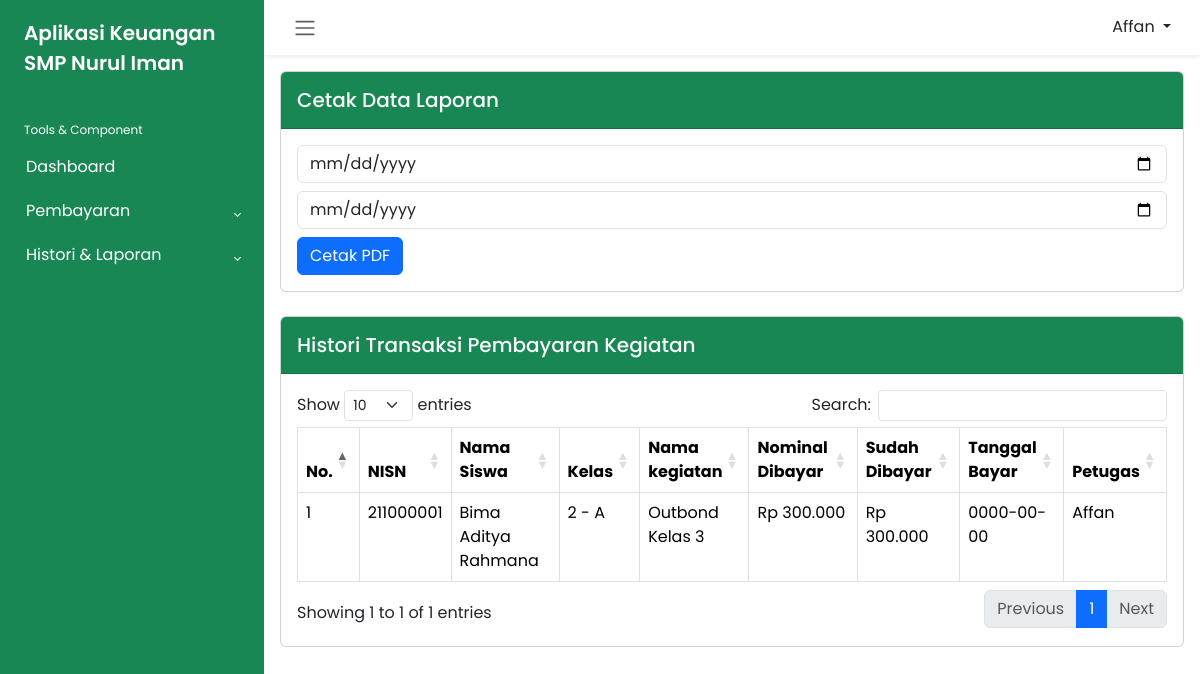
/petugas/histori_pembayaran_kegiatan.php (signed in), run on the app's committed database.
### tables this page shows
CREATE TABLE `petugas` (
  `id_petugas` int(11) NOT NULL,
  `user_name` varchar(50) NOT NULL,
  `pass_word` varchar(64) NOT NULL,
  `nama_petugas` varchar(50) NOT NULL,
  `level` enum('admin','petugas') NOT NULL
);

CREATE TABLE `pembayaran_kegiatan` (
  `id_pembayaran_kegiatan` int(11) NOT NULL,
  `id_petugas` int(11) NOT NULL,
  `nisn` varchar(10) NOT NULL,
  `tgl_bayar` date NOT NULL,
  `id_kegiatan` int(11) NOT NULL,
  `jumlah_bayar` int(11) NOT NULL
);

CREATE TABLE `siswa` (
  `nisn` char(10) NOT NULL,
  `nis` char(8) NOT NULL,
  `nama_siswa` varchar(50) NOT NULL,
  `id_kelas` int(11) NOT NULL,
  `alamat` text NOT NULL,
  `no_telp` varchar(13) NOT NULL,
  `id_ppdb` int(11) NOT NULL,
  `id_spp` int(11) NOT NULL,
  `id_buku` int(11) NOT NULL,
  `id_kegiatan` int(11) NOT NULL
);

CREATE TABLE `kelas` (
  `id_kelas` int(11) NOT NULL,
  `nama_kelas` varchar(10) NOT NULL
);

CREATE TABLE `kegiatan` (
  `id_kegiatan` int(11) NOT NULL,
  `nama_kegiatan` varchar(30) NOT NULL,
  `nominal_kegiatan` int(11) NOT NULL
);

### function.php (called while the page is built, shortened)
<?php
    if (!function_exists('rupiah')) {
        function rupiah($rp){
            $jumlah = number_format($rp, 0,",",".");
            $rupiah = "Rp ".$jumlah;
            return $rupiah;
        }
    }
?>

### petugas/histori_pembayaran_kegiatan.php (the view, shortened to what this page needs)
<?php
include 'header.php';
include '../function.php';
?>
<div class="card mb-4">
    <div class="card-header bg-success py-3">
        <h5 class="m-0 font-weight-bold text-light">Cetak Data Laporan</h5>
    </div>
    <div class="card-body">
        <form action="cetak_laporan_kegiatan.php" method="GET" target="_blank">
            <input type="date" name="awal" class="form-control mb-2">
            <input type="date" name="akhir" class="form-control mb-2">
            <button type="submit" class="btn btn-primary" name="cetak">Cetak PDF</button>
        </form>
    </div>
</div>
<div class="card mb-4">
    <div class="card-header bg-success py-3 d-flex justify-content-between">
        <h5 class="m-0 font-weight-bold text-light">Histori Transaksi Pembayaran Kegiatan</h5>
    </div>
    <div class="card-body">
        <table class="table table-bordered" id="myTable" width="100%" cellspacing="0">
            <thead>
                <tr>
                    <th width="10px">No.</th>
                    <th>NISN</th>
                    <th>Nama Siswa</th>
                    <th>Kelas</th>
                    <th>Nama kegiatan</th>
                    <th>Nominal Dibayar</th>
                    <th>Sudah Dibayar</th>
                    <th>Tanggal Bayar</th>
                    <th>Petugas</th>
                </tr>
            </thead>
            <tbody>
                <?php
                $number = 1;
                $query = "SELECT * FROM pembayaran_kegiatan, siswa, kelas, kegiatan, petugas WHERE pembayaran_kegiatan.nisn = siswa.nisn
                        AND siswa.id_kelas = kelas.id_kelas
                        AND pembayaran_kegiatan.id_kegiatan = kegiatan.id_kegiatan
                        AND pembayaran_kegiatan.id_petugas = petugas.id_petugas
                        ORDER BY tgl_bayar DESC";
                $result = mysqli_query($conn, $query);
                while ($row = mysqli_fetch_assoc($result)) :
                ?>
                    <tr>
                        <td><?= $number++ ?></td>
                        <td><?= $row['nisn'] ?></td>
                        <td><?= $row['nama_siswa'] ?></td>
                        <td><?= $row['nama_kelas'] ?></td>
                        <td><?= $row['nama_kegiatan'] ?></td>
                        <td><?= rupiah($row['nominal_kegiatan']) ?></td>
                        <td><?= rupiah($row['jumlah_bayar']) ?></td>
                        <td><?= $row['tgl_bayar'] ?></td>
                        <td><?= $row['nama_petugas'] ?></td>
                    </tr>
                <?php endwhile; ?>
            </tbody>
        </table>
    </div>
    <?php
    include 'footer.php';
    ?>

### petugas/header.php (shortened to what this page needs)
<?php
include '../function.php';
?>
<!DOCTYPE html>
<html lang="en">
<head>
    <link rel="stylesheet" href="../dist/css/bootstrap.min.css">
    <link rel="stylesheet" href="../dist/css/dataTables.bootstrap5.min.css">
    <link rel="stylesheet" href="../dist/css/all.css">
    <link rel="stylesheet" href="../dist/css/bootstrap-chosen.css">
    <link rel="stylesheet" href="../dist/css/style.css">
</head>
<body>
    <div class="wrapper">
        <aside id="sidebar" class="bg-success">
            <div class="h-100">
                <div class="sidebar-logo">
                    <a href="#">Aplikasi Keuangan SMP Nurul Iman</a>
                </div>
                <ul class="sidebar-nav">
                    <li class="sidebar-header">
                        Tools & Component
                    </li>
                    <li class="sidebar-item">
                        <a href="index.php" class="sidebar-link">
                            Dashboard
                        </a>
                    </li>
                    <li class="sidebar-item">
                        <a href="#" class="sidebar-link collapsed" data-bs-toggle="collapse" data-bs-target="#pembayaran" aria-expanded="false" aria-controls="pembayaran">
                            Pembayaran
                        </a>
                    </li>
                    <li class="sidebar-item">
                        <a href="#" class="sidebar-link collapsed" data-bs-toggle="collapse" data-bs-target="#histori" aria-expanded="false" aria-controls="histori">
                            Histori & Laporan
                        </a>
                    </li>
                </ul>
            </div>
        </aside>
        <div class="main">
            <nav class="navbar navbar-expand px-3 shadow-sm d-flex justify-content-between">
                <button class="btn" type="button">
                    <span class="navbar-toggler-icon"></span>
                </button>
                <?php
                $id_petugas = $_SESSION['id_petugas'];
                $query = mysqli_query($conn, "SELECT * FROM petugas WHERE id_petugas = '$id_petugas'");
                $row = mysqli_fetch_assoc($query);
                ?>
                <div class="dropdown">
                    <button class="btn dropdown-toggle" type="button" id="dropdownMenuButton1" data-bs-toggle="dropdown" aria-expanded="false">
                        <span><?= $row['nama_petugas']; ?></span>
                    </button>
                </div>
            </nav>
            <div class="container px-3 pt-3">

### data on the page
petugas: nama_petugas "Affan"
pembayaran_kegiatan: siswa.nisn "211000001", siswa.nama_siswa "Bima Aditya Rahmana", kelas.nama_kelas "2 - A", id_kegiatan.nama_kegiatan "Outbond Kelas 3", id_kegiatan.nominal_kegiatan "Rp 300.000", jumlah_bayar "Rp 300.000", tgl_bayar "0000-00-00", id_petugas.nama_petugas "Affan"
